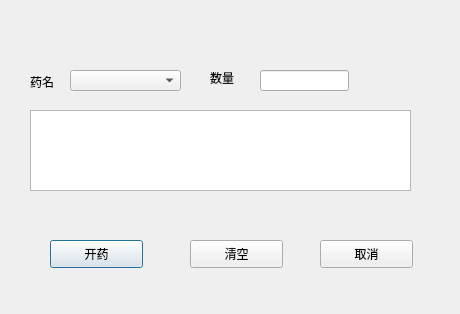
<?xml version="1.0" encoding="UTF-8"?>
<ui version="4.0">
 <class>kaiyao</class>
 <widget class="QDialog" name="kaiyao">
  <property name="geometry">
   <rect>
    <x>0</x>
    <y>0</y>
    <width>460</width>
    <height>314</height>
   </rect>
  </property>
  <property name="windowTitle">
   <string>Dialog</string>
  </property>
  <widget class="QPushButton" name="pushButton">
   <property name="geometry">
    <rect>
     <x>50</x>
     <y>240</y>
     <width>93</width>
     <height>28</height>
    </rect>
   </property>
   <property name="text">
    <string>开药</string>
   </property>
  </widget>
  <widget class="QPushButton" name="pushButton_2">
   <property name="geometry">
    <rect>
     <x>320</x>
     <y>240</y>
     <width>93</width>
     <height>28</height>
    </rect>
   </property>
   <property name="text">
    <string>取消</string>
   </property>
  </widget>
  <widget class="QLineEdit" name="lineEdit">
   <property name="geometry">
    <rect>
     <x>260</x>
     <y>70</y>
     <width>89</width>
     <height>21</height>
    </rect>
   </property>
  </widget>
  <widget class="QTextBrowser" name="textBrowser">
   <property name="geometry">
    <rect>
     <x>30</x>
     <y>110</y>
     <width>381</width>
     <height>81</height>
    </rect>
   </property>
  </widget>
  <widget class="QLabel" name="label_2">
   <property name="geometry">
    <rect>
     <x>210</x>
     <y>70</y>
     <width>41</width>
     <height>16</height>
    </rect>
   </property>
   <property name="text">
    <string>数量</string>
   </property>
  </widget>
  <widget class="QPushButton" name="pushButton_3">
   <property name="geometry">
    <rect>
     <x>190</x>
     <y>240</y>
     <width>93</width>
     <height>28</height>
    </rect>
   </property>
   <property name="text">
    <string>清空</string>
   </property>
  </widget>
  <widget class="QComboBox" name="comboBox">
   <property name="geometry">
    <rect>
     <x>70</x>
     <y>70</y>
     <width>111</width>
     <height>21</height>
    </rect>
   </property>
  </widget>
  <widget class="QLabel" name="label">
   <property name="geometry">
    <rect>
     <x>30</x>
     <y>60</y>
     <width>41</width>
     <height>43</height>
    </rect>
   </property>
   <property name="text">
    <string>药名</string>
   </property>
  </widget>
 </widget>
 <resources/>
 <connections>
  <connection>
   <sender>pushButton_2</sender>
   <signal>clicked()</signal>
   <receiver>kaiyao</receiver>
   <slot>close()</slot>
   <hints>
    <hint type="sourcelabel">
     <x>257</x>
     <y>248</y>
    </hint>
    <hint type="destinationlabel">
     <x>414</x>
     <y>223</y>
    </hint>
   </hints>
  </connection>
 </connections>
</ui>
